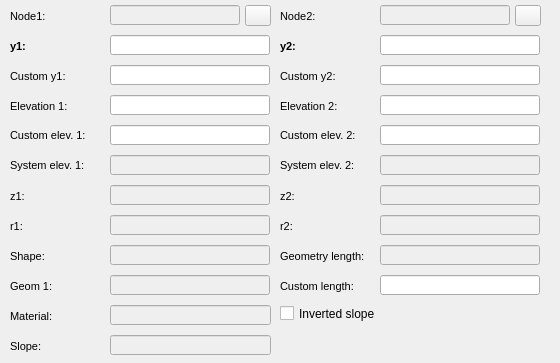
      <widget class="QWidget" name="page_4">
       <property name="geometry">
        <rect>
         <x>0</x>
         <y>0</y>
         <width>560</width>
         <height>363</height>
        </rect>
       </property>
       <attribute name="label">
        <string>Numeric information</string>
       </attribute>
       <widget class="QLabel" name="label_conduit_node_2">
        <property name="geometry">
         <rect>
          <x>280</x>
          <y>5</y>
          <width>41</width>
          <height>22</height>
         </rect>
        </property>
        <property name="font">
         <font>
          <pointsize>8</pointsize>
          <italic>false</italic>
         </font>
        </property>
        <property name="frameShape">
         <enum>QFrame::NoFrame</enum>
        </property>
        <property name="frameShadow">
         <enum>QFrame::Plain</enum>
        </property>
        <property name="text">
         <string>Node2:</string>
        </property>
        <property name="textFormat">
         <enum>Qt::AutoText</enum>
        </property>
        <property name="scaledContents">
         <bool>false</bool>
        </property>
        <property name="margin">
         <number>3</number>
        </property>
       </widget>
       <widget class="QLabel" name="label_conduit_node_1">
        <property name="geometry">
         <rect>
          <x>10</x>
          <y>5</y>
          <width>41</width>
          <height>22</height>
         </rect>
        </property>
        <property name="font">
         <font>
          <pointsize>8</pointsize>
          <italic>false</italic>
         </font>
        </property>
        <property name="styleSheet">
         <string notr="true"/>
        </property>
        <property name="frameShape">
         <enum>QFrame::NoFrame</enum>
        </property>
        <property name="frameShadow">
         <enum>QFrame::Plain</enum>
        </property>
        <property name="text">
         <string>Node1:</string>
        </property>
        <property name="textFormat">
         <enum>Qt::AutoText</enum>
        </property>
        <property name="scaledContents">
         <bool>false</bool>
        </property>
        <property name="alignment">
         <set>Qt::AlignLeading|Qt::AlignLeft|Qt::AlignVCenter</set>
        </property>
        <property name="margin">
         <number>3</number>
        </property>
       </widget>
       <widget class="QLineEdit" name="conduit_node_2">
        <property name="enabled">
         <bool>false</bool>
        </property>
        <property name="geometry">
         <rect>
          <x>380</x>
          <y>5</y>
          <width>130</width>
          <height>20</height>
         </rect>
        </property>
        <property name="font">
         <font>
          <italic>false</italic>
         </font>
        </property>
        <property name="text">
         <string/>
        </property>
       </widget>
       <widget class="QLineEdit" name="conduit_est_y1">
        <property name="geometry">
         <rect>
          <x>110</x>
          <y>65</y>
          <width>160</width>
          <height>20</height>
         </rect>
        </property>
       </widget>
       <widget class="QLabel" name="label_conduit_y2">
        <property name="geometry">
         <rect>
          <x>280</x>
          <y>35</y>
          <width>21</width>
          <height>22</height>
         </rect>
        </property>
        <property name="font">
         <font>
          <pointsize>8</pointsize>
          <weight>75</weight>
          <italic>false</italic>
          <bold>true</bold>
         </font>
        </property>
        <property name="frameShape">
         <enum>QFrame::NoFrame</enum>
        </property>
        <property name="frameShadow">
         <enum>QFrame::Plain</enum>
        </property>
        <property name="text">
         <string>y2:</string>
        </property>
        <property name="textFormat">
         <enum>Qt::AutoText</enum>
        </property>
        <property name="scaledContents">
         <bool>false</bool>
        </property>
        <property name="margin">
         <number>3</number>
        </property>
       </widget>
       <widget class="QLabel" name="label_conduit_y1">
        <property name="geometry">
         <rect>
          <x>10</x>
          <y>35</y>
          <width>21</width>
          <height>22</height>
         </rect>
        </property>
        <property name="font">
         <font>
          <pointsize>8</pointsize>
          <weight>75</weight>
          <italic>false</italic>
          <bold>true</bold>
         </font>
        </property>
        <property name="frameShape">
         <enum>QFrame::NoFrame</enum>
        </property>
        <property name="frameShadow">
         <enum>QFrame::Plain</enum>
        </property>
        <property name="text">
         <string>y1:</string>
        </property>
        <property name="textFormat">
         <enum>Qt::AutoText</enum>
        </property>
        <property name="scaledContents">
         <bool>false</bool>
        </property>
        <property name="alignment">
         <set>Qt::AlignLeading|Qt::AlignLeft|Qt::AlignVCenter</set>
        </property>
        <property name="margin">
         <number>3</number>
        </property>
       </widget>
       <widget class="QLineEdit" name="conduit_est_y2">
        <property name="geometry">
         <rect>
          <x>380</x>
          <y>65</y>
          <width>160</width>
          <height>20</height>
         </rect>
        </property>
       </widget>
       <widget class="QLineEdit" name="conduit_y2">
        <property name="geometry">
         <rect>
          <x>380</x>
          <y>35</y>
          <width>160</width>
          <height>20</height>
         </rect>
        </property>
       </widget>
       <widget class="QLabel" name="label_conduit_est_y1">
        <property name="geometry">
         <rect>
          <x>10</x>
          <y>65</y>
          <width>93</width>
          <height>22</height>
         </rect>
        </property>
        <property name="font">
         <font>
          <pointsize>8</pointsize>
          <italic>false</italic>
         </font>
        </property>
        <property name="frameShape">
         <enum>QFrame::NoFrame</enum>
        </property>
        <property name="frameShadow">
         <enum>QFrame::Plain</enum>
        </property>
        <property name="text">
         <string>Custom y1:</string>
        </property>
        <property name="textFormat">
         <enum>Qt::AutoText</enum>
        </property>
        <property name="scaledContents">
         <bool>false</bool>
        </property>
        <property name="alignment">
         <set>Qt::AlignLeading|Qt::AlignLeft|Qt::AlignVCenter</set>
        </property>
        <property name="margin">
         <number>3</number>
        </property>
       </widget>
       <widget class="QLineEdit" name="conduit_node_1">
        <property name="enabled">
         <bool>false</bool>
        </property>
        <property name="geometry">
         <rect>
          <x>110</x>
          <y>5</y>
          <width>130</width>
          <height>20</height>
         </rect>
        </property>
        <property name="font">
         <font>
          <italic>false</italic>
         </font>
        </property>
        <property name="text">
         <string/>
        </property>
       </widget>
       <widget class="QLineEdit" name="conduit_y1">
        <property name="geometry">
         <rect>
          <x>110</x>
          <y>35</y>
          <width>160</width>
          <height>20</height>
         </rect>
        </property>
        <property name="styleSheet">
         <string notr="true"/>
        </property>
       </widget>
       <widget class="QCheckBox" name="conduit_inverted_slope">
        <property name="geometry">
         <rect>
          <x>280</x>
          <y>305</y>
          <width>191</width>
          <height>17</height>
         </rect>
        </property>
        <property name="text">
         <string>Inverted slope</string>
        </property>
       </widget>
       <widget class="QLabel" name="label_conduit_custom_length">
        <property name="geometry">
         <rect>
          <x>280</x>
          <y>275</y>
          <width>90</width>
          <height>22</height>
         </rect>
        </property>
        <property name="font">
         <font>
          <pointsize>8</pointsize>
         </font>
        </property>
        <property name="frameShape">
         <enum>QFrame::NoFrame</enum>
        </property>
        <property name="frameShadow">
         <enum>QFrame::Plain</enum>
        </property>
        <property name="text">
         <string>Custom length:</string>
        </property>
        <property name="textFormat">
         <enum>Qt::AutoText</enum>
        </property>
        <property name="scaledContents">
         <bool>false</bool>
        </property>
        <property name="alignment">
         <set>Qt::AlignLeading|Qt::AlignLeft|Qt::AlignVCenter</set>
        </property>
        <property name="margin">
         <number>3</number>
        </property>
       </widget>
       <widget class="QLineEdit" name="conduit_custom_length">
        <property name="geometry">
         <rect>
          <x>380</x>
          <y>275</y>
          <width>160</width>
          <height>20</height>
         </rect>
        </property>
        <property name="font">
         <font>
          <italic>false</italic>
         </font>
        </property>
        <property name="text">
         <string/>
        </property>
       </widget>
       <widget class="QLineEdit" name="conduit_gis_length">
        <property name="enabled">
         <bool>false</bool>
        </property>
        <property name="geometry">
         <rect>
          <x>380</x>
          <y>245</y>
          <width>160</width>
          <height>20</height>
         </rect>
        </property>
        <property name="font">
         <font>
          <italic>false</italic>
         </font>
        </property>
        <property name="text">
         <string/>
        </property>
       </widget>
       <widget class="QLabel" name="label_conduit_geometry_length">
        <property name="geometry">
         <rect>
          <x>280</x>
          <y>245</y>
          <width>90</width>
          <height>22</height>
         </rect>
        </property>
        <property name="font">
         <font>
          <pointsize>8</pointsize>
         </font>
        </property>
        <property name="frameShape">
         <enum>QFrame::NoFrame</enum>
        </property>
        <property name="frameShadow">
         <enum>QFrame::Plain</enum>
        </property>
        <property name="text">
         <string>Geometry length:</string>
        </property>
        <property name="textFormat">
         <enum>Qt::AutoText</enum>
        </property>
        <property name="scaledContents">
         <bool>false</bool>
        </property>
        <property name="alignment">
         <set>Qt::AlignLeading|Qt::AlignLeft|Qt::AlignVCenter</set>
        </property>
        <property name="margin">
         <number>3</number>
        </property>
       </widget>
       <widget class="QLabel" name="label_conduit_shape">
        <property name="geometry">
         <rect>
          <x>10</x>
          <y>245</y>
          <width>90</width>
          <height>22</height>
         </rect>
        </property>
        <property name="font">
         <font>
          <pointsize>8</pointsize>
         </font>
        </property>
        <property name="frameShape">
         <enum>QFrame::NoFrame</enum>
        </property>
        <property name="frameShadow">
         <enum>QFrame::Plain</enum>
        </property>
        <property name="text">
         <string>Shape:</string>
        </property>
        <property name="textFormat">
         <enum>Qt::AutoText</enum>
        </property>
        <property name="scaledContents">
         <bool>false</bool>
        </property>
        <property name="alignment">
         <set>Qt::AlignLeading|Qt::AlignLeft|Qt::AlignVCenter</set>
        </property>
        <property name="margin">
         <number>3</number>
        </property>
       </widget>
       <widget class="QLineEdit" name="conduit_cat_shape">
        <property name="enabled">
         <bool>false</bool>
        </property>
        <property name="geometry">
         <rect>
          <x>110</x>
          <y>245</y>
          <width>160</width>
          <height>20</height>
         </rect>
        </property>
        <property name="font">
         <font>
          <italic>false</italic>
         </font>
        </property>
        <property name="text">
         <string/>
        </property>
       </widget>
       <widget class="QLineEdit" name="conduit_slope">
        <property name="enabled">
         <bool>false</bool>
        </property>
        <property name="geometry">
         <rect>
          <x>110</x>
          <y>335</y>
          <width>161</width>
          <height>20</height>
         </rect>
        </property>
        <property name="font">
         <font>
          <italic>false</italic>
         </font>
        </property>
        <property name="text">
         <string/>
        </property>
       </widget>
       <widget class="QLabel" name="label_conduit_slope">
        <property name="geometry">
         <rect>
          <x>10</x>
          <y>335</y>
          <width>90</width>
          <height>22</height>
         </rect>
        </property>
        <property name="font">
         <font>
          <pointsize>8</pointsize>
         </font>
        </property>
        <property name="frameShape">
         <enum>QFrame::NoFrame</enum>
        </property>
        <property name="frameShadow">
         <enum>QFrame::Plain</enum>
        </property>
        <property name="text">
         <string>Slope:</string>
        </property>
        <property name="textFormat">
         <enum>Qt::AutoText</enum>
        </property>
        <property name="scaledContents">
         <bool>false</bool>
        </property>
        <property name="alignment">
         <set>Qt::AlignLeading|Qt::AlignLeft|Qt::AlignVCenter</set>
        </property>
        <property name="margin">
         <number>3</number>
        </property>
       </widget>
       <widget class="QLineEdit" name="conduit_cat_geom1">
        <property name="enabled">
         <bool>false</bool>
        </property>
        <property name="geometry">
         <rect>
          <x>110</x>
          <y>275</y>
          <width>160</width>
          <height>20</height>
         </rect>
        </property>
        <property name="font">
         <font>
          <italic>false</italic>
         </font>
        </property>
        <property name="text">
         <string/>
        </property>
       </widget>
       <widget class="QLabel" name="label_conduit_geom">
        <property name="geometry">
         <rect>
          <x>10</x>
          <y>275</y>
          <width>90</width>
          <height>22</height>
         </rect>
        </property>
        <property name="font">
         <font>
          <pointsize>8</pointsize>
         </font>
        </property>
        <property name="frameShape">
         <enum>QFrame::NoFrame</enum>
        </property>
        <property name="frameShadow">
         <enum>QFrame::Plain</enum>
        </property>
        <property name="text">
         <string>Geom 1:</string>
        </property>
        <property name="textFormat">
         <enum>Qt::AutoText</enum>
        </property>
        <property name="scaledContents">
         <bool>false</bool>
        </property>
        <property name="alignment">
         <set>Qt::AlignLeading|Qt::AlignLeft|Qt::AlignVCenter</set>
        </property>
        <property name="margin">
         <number>3</number>
        </property>
       </widget>
       <widget class="QLineEdit" name="conduit_elev2">
        <property name="geometry">
         <rect>
          <x>380</x>
          <y>95</y>
          <width>160</width>
          <height>20</height>
         </rect>
        </property>
       </widget>
       <widget class="QLabel" name="label_conduit_elev1">
        <property name="geometry">
         <rect>
          <x>10</x>
          <y>95</y>
          <width>66</width>
          <height>22</height>
         </rect>
        </property>
        <property name="font">
         <font>
          <pointsize>8</pointsize>
          <italic>false</italic>
         </font>
        </property>
        <property name="frameShape">
         <enum>QFrame::NoFrame</enum>
        </property>
        <property name="frameShadow">
         <enum>QFrame::Plain</enum>
        </property>
        <property name="text">
         <string>Elevation 1:</string>
        </property>
        <property name="textFormat">
         <enum>Qt::AutoText</enum>
        </property>
        <property name="scaledContents">
         <bool>false</bool>
        </property>
        <property name="alignment">
         <set>Qt::AlignLeading|Qt::AlignLeft|Qt::AlignVCenter</set>
        </property>
        <property name="margin">
         <number>3</number>
        </property>
       </widget>
       <widget class="QLineEdit" name="conduit_est_elev1">
        <property name="geometry">
         <rect>
          <x>110</x>
          <y>125</y>
          <width>160</width>
          <height>20</height>
         </rect>
        </property>
       </widget>
       <widget class="QLabel" name="label_conduit_elev2">
        <property name="geometry">
         <rect>
          <x>280</x>
          <y>95</y>
          <width>66</width>
          <height>22</height>
         </rect>
        </property>
        <property name="font">
         <font>
          <pointsize>8</pointsize>
          <italic>false</italic>
         </font>
        </property>
        <property name="frameShape">
         <enum>QFrame::NoFrame</enum>
        </property>
        <property name="frameShadow">
         <enum>QFrame::Plain</enum>
        </property>
        <property name="text">
         <string>Elevation 2:</string>
        </property>
        <property name="textFormat">
         <enum>Qt::AutoText</enum>
        </property>
        <property name="scaledContents">
         <bool>false</bool>
        </property>
        <property name="margin">
         <number>3</number>
        </property>
       </widget>
       <widget class="QLineEdit" name="conduit_est_elev2">
        <property name="geometry">
         <rect>
          <x>380</x>
          <y>125</y>
          <width>160</width>
          <height>20</height>
         </rect>
        </property>
       </widget>
       <widget class="QLineEdit" name="conduit_elev1">
        <property name="geometry">
         <rect>
          <x>110</x>
          <y>95</y>
          <width>160</width>
          <height>20</height>
         </rect>
        </property>
       </widget>
       <widget class="QLabel" name="label_conduit_est_y2">
        <property name="geometry">
         <rect>
          <x>280</x>
          <y>65</y>
          <width>93</width>
          <height>22</height>
         </rect>
        </property>
        <property name="font">
         <font>
          <pointsize>8</pointsize>
          <italic>false</italic>
         </font>
        </property>
        <property name="frameShape">
         <enum>QFrame::NoFrame</enum>
        </property>
        <property name="frameShadow">
         <enum>QFrame::Plain</enum>
        </property>
        <property name="text">
         <string>Custom y2:</string>
        </property>
        <property name="textFormat">
         <enum>Qt::AutoText</enum>
        </property>
        <property name="scaledContents">
         <bool>false</bool>
        </property>
        <property name="alignment">
         <set>Qt::AlignLeading|Qt::AlignLeft|Qt::AlignVCenter</set>
        </property>
        <property name="margin">
         <number>3</number>
        </property>
       </widget>
       <widget class="QLabel" name="label_conduit_est_elev1">
        <property name="geometry">
         <rect>
          <x>10</x>
          <y>120</y>
          <width>86</width>
          <height>31</height>
         </rect>
        </property>
        <property name="font">
         <font>
          <pointsize>8</pointsize>
          <italic>false</italic>
         </font>
        </property>
        <property name="frameShape">
         <enum>QFrame::NoFrame</enum>
        </property>
        <property name="frameShadow">
         <enum>QFrame::Plain</enum>
        </property>
        <property name="text">
         <string>Custom elev. 1:</string>
        </property>
        <property name="textFormat">
         <enum>Qt::AutoText</enum>
        </property>
        <property name="scaledContents">
         <bool>false</bool>
        </property>
        <property name="alignment">
         <set>Qt::AlignLeading|Qt::AlignLeft|Qt::AlignVCenter</set>
        </property>
        <property name="wordWrap">
         <bool>true</bool>
        </property>
        <property name="margin">
         <number>3</number>
        </property>
       </widget>
       <widget class="QLabel" name="label_conduit_est_elev2">
        <property name="geometry">
         <rect>
          <x>280</x>
          <y>120</y>
          <width>81</width>
          <height>31</height>
         </rect>
        </property>
        <property name="font">
         <font>
          <pointsize>8</pointsize>
          <italic>false</italic>
         </font>
        </property>
        <property name="frameShape">
         <enum>QFrame::NoFrame</enum>
        </property>
        <property name="frameShadow">
         <enum>QFrame::Plain</enum>
        </property>
        <property name="text">
         <string>Custom elev. 2:</string>
        </property>
        <property name="textFormat">
         <enum>Qt::AutoText</enum>
        </property>
        <property name="scaledContents">
         <bool>false</bool>
        </property>
        <property name="wordWrap">
         <bool>true</bool>
        </property>
        <property name="margin">
         <number>3</number>
        </property>
       </widget>
       <widget class="QLabel" name="label_conduit_z1">
        <property name="geometry">
         <rect>
          <x>10</x>
          <y>185</y>
          <width>21</width>
          <height>22</height>
         </rect>
        </property>
        <property name="font">
         <font>
          <pointsize>8</pointsize>
          <italic>false</italic>
         </font>
        </property>
        <property name="frameShape">
         <enum>QFrame::NoFrame</enum>
        </property>
        <property name="frameShadow">
         <enum>QFrame::Plain</enum>
        </property>
        <property name="text">
         <string>z1:</string>
        </property>
        <property name="textFormat">
         <enum>Qt::AutoText</enum>
        </property>
        <property name="scaledContents">
         <bool>false</bool>
        </property>
        <property name="alignment">
         <set>Qt::AlignLeading|Qt::AlignLeft|Qt::AlignVCenter</set>
        </property>
        <property name="margin">
         <number>3</number>
        </property>
       </widget>
       <widget class="QLabel" name="label_conduit_r2">
        <property name="geometry">
         <rect>
          <x>280</x>
          <y>215</y>
          <width>21</width>
          <height>22</height>
         </rect>
        </property>
        <property name="font">
         <font>
          <pointsize>8</pointsize>
          <italic>false</italic>
         </font>
        </property>
        <property name="frameShape">
         <enum>QFrame::NoFrame</enum>
        </property>
        <property name="frameShadow">
         <enum>QFrame::Plain</enum>
        </property>
        <property name="text">
         <string>r2:</string>
        </property>
        <property name="textFormat">
         <enum>Qt::AutoText</enum>
        </property>
        <property name="scaledContents">
         <bool>false</bool>
        </property>
        <property name="margin">
         <number>3</number>
        </property>
       </widget>
       <widget class="QLineEdit" name="conduit_sys_elev2">
        <property name="enabled">
         <bool>false</bool>
        </property>
        <property name="geometry">
         <rect>
          <x>380</x>
          <y>155</y>
          <width>160</width>
          <height>20</height>
         </rect>
        </property>
        <property name="font">
         <font>
          <italic>false</italic>
         </font>
        </property>
       </widget>
       <widget class="QLabel" name="label_conduit_sys_elev1">
        <property name="geometry">
         <rect>
          <x>10</x>
          <y>150</y>
          <width>81</width>
          <height>31</height>
         </rect>
        </property>
        <property name="font">
         <font>
          <pointsize>8</pointsize>
          <italic>false</italic>
         </font>
        </property>
        <property name="frameShape">
         <enum>QFrame::NoFrame</enum>
        </property>
        <property name="frameShadow">
         <enum>QFrame::Plain</enum>
        </property>
        <property name="text">
         <string>System elev. 1:</string>
        </property>
        <property name="textFormat">
         <enum>Qt::AutoText</enum>
        </property>
        <property name="scaledContents">
         <bool>false</bool>
        </property>
        <property name="alignment">
         <set>Qt::AlignLeading|Qt::AlignLeft|Qt::AlignVCenter</set>
        </property>
        <property name="wordWrap">
         <bool>true</bool>
        </property>
        <property name="margin">
         <number>3</number>
        </property>
       </widget>
       <widget class="QLabel" name="label_conduit_r1">
        <property name="geometry">
         <rect>
          <x>10</x>
          <y>215</y>
          <width>21</width>
          <height>22</height>
         </rect>
        </property>
        <property name="font">
         <font>
          <pointsize>8</pointsize>
          <italic>false</italic>
         </font>
        </property>
        <property name="frameShape">
         <enum>QFrame::NoFrame</enum>
        </property>
        <property name="frameShadow">
         <enum>QFrame::Plain</enum>
        </property>
        <property name="text">
         <string>r1:</string>
        </property>
        <property name="textFormat">
         <enum>Qt::AutoText</enum>
        </property>
        <property name="scaledContents">
         <bool>false</bool>
        </property>
        <property name="alignment">
         <set>Qt::AlignLeading|Qt::AlignLeft|Qt::AlignVCenter</set>
        </property>
        <property name="margin">
         <number>3</number>
        </property>
       </widget>
       <widget class="QLabel" name="label_conduit_sys_elev2">
        <property name="geometry">
         <rect>
          <x>280</x>
          <y>150</y>
          <width>81</width>
          <height>31</height>
         </rect>
        </property>
        <property name="font">
         <font>
          <pointsize>8</pointsize>
          <italic>false</italic>
         </font>
        </property>
        <property name="frameShape">
         <enum>QFrame::NoFrame</enum>
        </property>
        <property name="frameShadow">
         <enum>QFrame::Plain</enum>
        </property>
        <property name="text">
         <string>System elev. 2:</string>
        </property>
        <property name="textFormat">
         <enum>Qt::AutoText</enum>
        </property>
        <property name="scaledContents">
         <bool>false</bool>
        </property>
        <property name="wordWrap">
         <bool>true</bool>
        </property>
        <property name="margin">
         <number>3</number>
        </property>
       </widget>
       <widget class="QLineEdit" name="conduit_r2">
        <property name="enabled">
         <bool>false</bool>
        </property>
        <property name="geometry">
         <rect>
          <x>380</x>
          <y>215</y>
          <width>160</width>
          <height>20</height>
         </rect>
        </property>
        <property name="font">
         <font>
          <italic>false</italic>
         </font>
        </property>
       </widget>
       <widget class="QLineEdit" name="conduit_z2">
        <property name="enabled">
         <bool>false</bool>
        </property>
        <property name="geometry">
         <rect>
          <x>380</x>
          <y>185</y>
          <width>160</width>
          <height>20</height>
         </rect>
        </property>
        <property name="font">
         <font>
          <italic>false</italic>
         </font>
        </property>
       </widget>
       <widget class="QLineEdit" name="conduit_z1">
        <property name="enabled">
         <bool>false</bool>
        </property>
        <property name="geometry">
         <rect>
          <x>110</x>
          <y>185</y>
          <width>160</width>
          <height>20</height>
         </rect>
        </property>
        <property name="font">
         <font>
          <italic>false</italic>
         </font>
        </property>
       </widget>
       <widget class="QLineEdit" name="conduit_r1">
        <property name="enabled">
         <bool>false</bool>
        </property>
        <property name="geometry">
         <rect>
          <x>110</x>
          <y>215</y>
          <width>160</width>
          <height>20</height>
         </rect>
        </property>
        <property name="font">
         <font>
          <italic>false</italic>
         </font>
        </property>
       </widget>
       <widget class="QLabel" name="label_conduit_z2">
        <property name="geometry">
         <rect>
          <x>280</x>
          <y>185</y>
          <width>21</width>
          <height>22</height>
         </rect>
        </property>
        <property name="font">
         <font>
          <pointsize>8</pointsize>
          <italic>false</italic>
         </font>
        </property>
        <property name="frameShape">
         <enum>QFrame::NoFrame</enum>
        </property>
        <property name="frameShadow">
         <enum>QFrame::Plain</enum>
        </property>
        <property name="text">
         <string>z2:</string>
        </property>
        <property name="textFormat">
         <enum>Qt::AutoText</enum>
        </property>
        <property name="scaledContents">
         <bool>false</bool>
        </property>
        <property name="margin">
         <number>3</number>
        </property>
       </widget>
       <widget class="QLineEdit" name="conduit_sys_elev1">
        <property name="enabled">
         <bool>false</bool>
        </property>
        <property name="geometry">
         <rect>
          <x>110</x>
          <y>155</y>
          <width>160</width>
          <height>20</height>
         </rect>
        </property>
        <property name="font">
         <font>
          <italic>false</italic>
         </font>
        </property>
        <property name="styleSheet">
         <string notr="true"/>
        </property>
        <property name="text">
         <string/>
        </property>
       </widget>
       <widget class="QPushButton" name="btn_conduit_node_1">
        <property name="geometry">
         <rect>
          <x>245</x>
          <y>5</y>
          <width>26</width>
          <height>21</height>
         </rect>
        </property>
        <property name="text">
         <string/>
        </property>
       </widget>
       <widget class="QPushButton" name="btn_conduit_node_2">
        <property name="geometry">
         <rect>
          <x>515</x>
          <y>5</y>
          <width>26</width>
          <height>21</height>
         </rect>
        </property>
        <property name="text">
         <string/>
        </property>
       </widget>
       <widget class="QLabel" name="label_conduit_matcat_id">
        <property name="geometry">
         <rect>
          <x>10</x>
          <y>305</y>
          <width>90</width>
          <height>22</height>
         </rect>
        </property>
        <property name="font">
         <font>
          <pointsize>8</pointsize>
         </font>
        </property>
        <property name="frameShape">
         <enum>QFrame::NoFrame</enum>
        </property>
        <property name="frameShadow">
         <enum>QFrame::Plain</enum>
        </property>
        <property name="text">
         <string>Material:</string>
        </property>
        <property name="textFormat">
         <enum>Qt::AutoText</enum>
        </property>
        <property name="scaledContents">
         <bool>false</bool>
        </property>
        <property name="alignment">
         <set>Qt::AlignLeading|Qt::AlignLeft|Qt::AlignVCenter</set>
        </property>
        <property name="margin">
         <number>3</number>
        </property>
       </widget>
       <widget class="QLineEdit" name="conduit_matcat_id">
        <property name="enabled">
         <bool>false</bool>
        </property>
        <property name="geometry">
         <rect>
          <x>110</x>
          <y>305</y>
          <width>161</width>
          <height>20</height>
         </rect>
        </property>
        <property name="font">
         <font>
          <italic>false</italic>
         </font>
        </property>
        <property name="text">
         <string/>
        </property>
       </widget>
      </widget>
